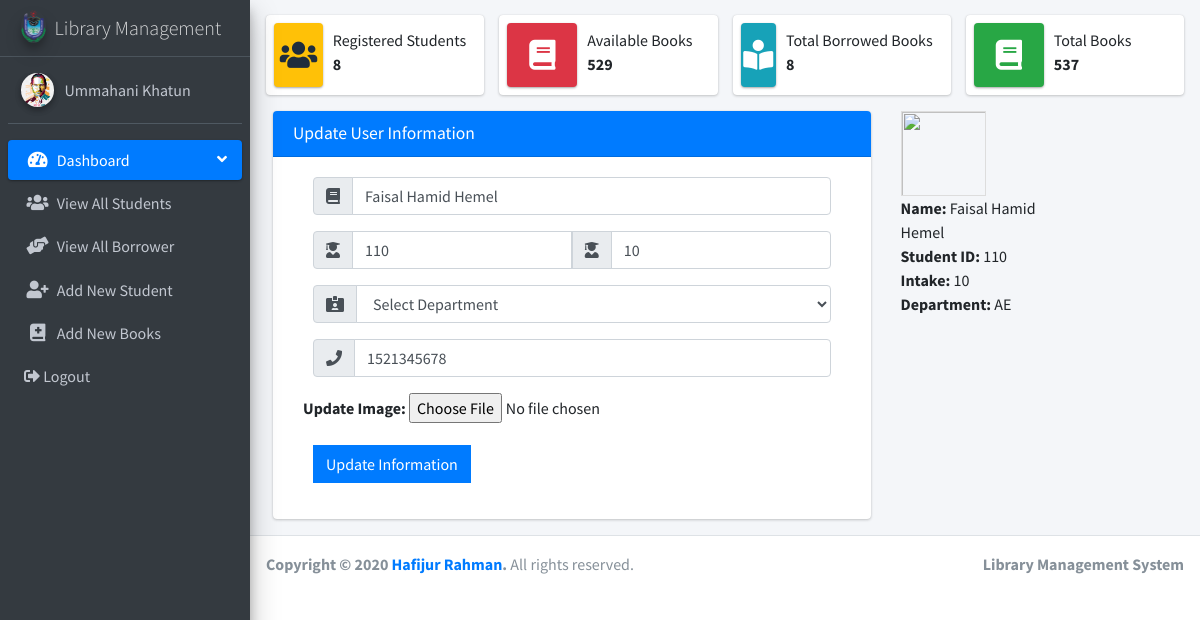
The page /edit_user.php?edit=15 (signed in) on the database its author committed.
### tables this page shows
CREATE TABLE `user` (
  `user_id` int(11) NOT NULL,
  `name` varchar(255) NOT NULL,
  `avater` text NOT NULL,
  `faculty` varchar(255) NOT NULL,
  `roll` int(11) NOT NULL,
  `intake` int(11) NOT NULL,
  `phone` int(11) NOT NULL,
  `date` date NOT NULL
);

### edit_user.php (the view, shortened to what this page needs)
<?php include "include/header.php" ?>
<?php include "include/sidebar.php" ?>
  <?php include "include/statistics.php" ?>
  <?php
    if (isset($_GET['edit'])) {
      $edit_id = $_GET['edit'];
      $query = "SELECT * FROM user WHERE user_id='$edit_id'";
      $borrow_book = mysqli_query($db, $query);
      while ( $row = mysqli_fetch_assoc($borrow_book) ) {
        $name      = $row['name'];
        $roll      = $row['roll'];
        $intake    = $row['intake'];
        $faculty   = $row['faculty'];
        $phone   = $row['phone'];
        $avater    = $row['avater'];
      }
    }
  ?>
    <section class="content">
      <div class="container-fluid">
        <div class="row">
        	<div class="col-md-12">
	        	<div class="col-md-8">
  				    <div class="card card-primary">
  				      <div class="card-header">
  				        <h3 class="card-title">Update User Information</h3>
  				      </div>
  				      <div class="card-body">
  				        <form action="" method="post" enctype="multipart/form-data">
  					        <div class="form-group">
  					          <div class="input-group">
  					            <div class="input-group-prepend">
  					              <span class="input-group-text">
  					                <i class="fas fa-book"></i>
  					              </span>
  					            </div>
  					            <input type="text" name="user_name" value="<?php echo $name ?>" class="form-control float-right" placeholder="Student Name">
  					          </div>
  					        </div>
  					        <div class="form-group">
  					          <div class="input-group">
  					            <div class="input-group-prepend">
  					              <span class="input-group-text">
  					                <i class="fas fa-user-graduate"></i>
  					              </span>
  					            </div>
  					            <input type="text" name="roll" value="<?php echo $roll ?>" class="form-control float-right" placeholder="Student ID">
                        <div class="input-group-prepend">
                          <span class="input-group-text">
                            <i class="fas fa-user-graduate"></i>
                          </span>
                        </div>
                        <input type="text" name="intake" value="<?php echo $intake ?>" class="form-control float-right" placeholder="Intake">
  					          </div>
  					        </div>
                    <div class="form-group">
                      <div class="input-group">
                        <div class="input-group-prepend">
                          <span class="input-group-text">
                            <i class="fas fa-id-card-alt"></i>
                          </span>
                        </div>
                        <select type="text" name="book_dep" value="<?php echo $faculty ?>" class="form-control float-right">
                          <option>Select Department</option>
                        </select>
                      </div>
                    </div>
                    <div class="form-group">
                      <div class="input-group">
                        <div class="input-group-prepend">
                          <span class="input-group-text">
                            <i class="fas fa-phone"></i>
                          </span>
                        </div>
                        <input type="text" name="phone" value="<?php echo $phone ?>" class="form-control float-right" placeholder="+8801792815353">
                      </div>
                    </div>
                     <div class="avater" style="margin-bottom: 20px;">
                      <label>Update Image: </label>
                      <input type="file" name="avater">
                    </div>
  				        	<div class="form-group">
  				        		<input type="submit" value="Update Information" name="update_user" class="btn btn-primary btn-flat">
  				        	</div>
  				        </form>
  				      </div>
  				    </div>
				    </div>
            <div class="col-md-2" style="top: 0%; position: absolute; left: 68%;">
              <div>
                <?php
                  if (empty($avater)) { ?>
                    <img src="images" width= "85px" style="border: 1px solid #ddd; height: 85px;">
                  <?php }
                  else{ ?>
                    <img src="images/users/<?php echo $avater; ?>" width= "85px">
                  <?php }
                ?>
              </div>
              <span style="float: left;"><b>Name: </b> <?php echo $name; ?></span>
              <span style="float: left;"><b>Student ID: </b> <?php echo $roll; ?></span>
              <span style="float: left;"><b>Intake: </b> <?php echo $intake; ?></span>
              <span style="float: left;">
                <b>Department: </b>
                  <?php
                    if ($faculty==1) {
                      echo "CSE";
                    }
                    elseif ($faculty==2) {
                      echo "EEE";
                    }
                    elseif ($faculty==3) {
                      echo "AE";
                    }
                    elseif ($faculty==4) {
                      echo "L&J";
                    }
                    elseif ($faculty==5) {
                      echo "PS";
                    }
                    elseif ($faculty==6) {
                      echo "TEX";
                    }
                    elseif ($faculty==7) {
                      echo "ECO";
                    }
                    elseif ($faculty==8) {
                      echo "Eng";
                    }
                  ?>
                </span>
            </div>
		      </div>
        </div>
      </div>
    </section>
  </div>
<?php include "include/footer.php" ?>

### css/style.css (style rules this page uses)
.avater { margin-bottom: 10px; }
.form-group { margin-bottom: 1rem; padding: 0 20px !important; }
.card-body label { display: inline-block; margin-bottom: 5px; }
.avater { margin-left: 10px; margin-bottom: 12px; }

### rows shown on the page
user: user_name "Faisal Hamid Hemel", roll "110", intake "10", book_dep "Select Department", phone "1521345678", name "Faisal Hamid Hemel"

### other values the page prints
$_SESSION['admin_name'] "Ummahani Khatun"
$count_user_name "8"
$total_books-$total_borrowed_books "529"
$total_borrowed_books "8"
$total_books "537"
